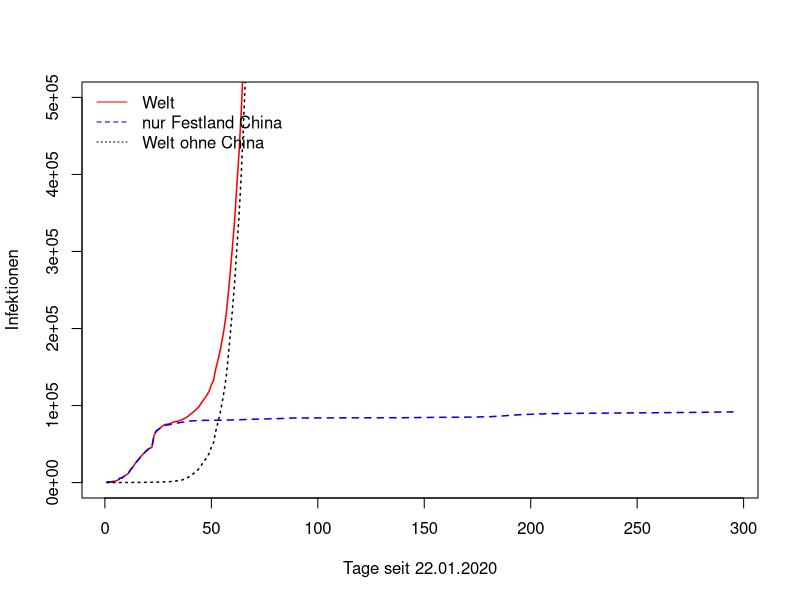
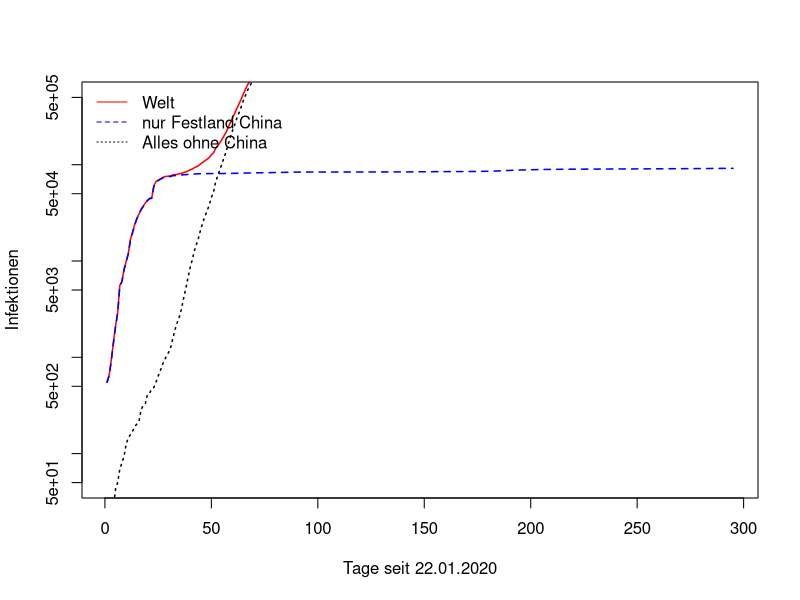
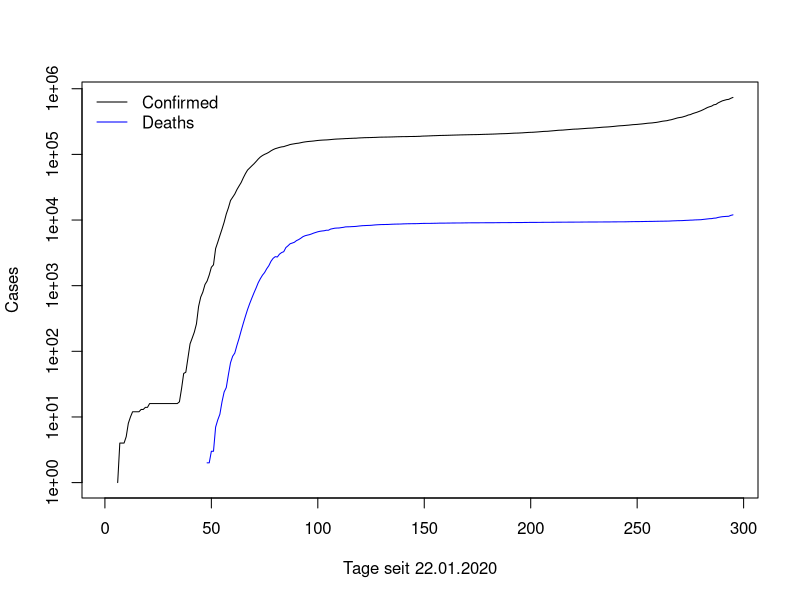
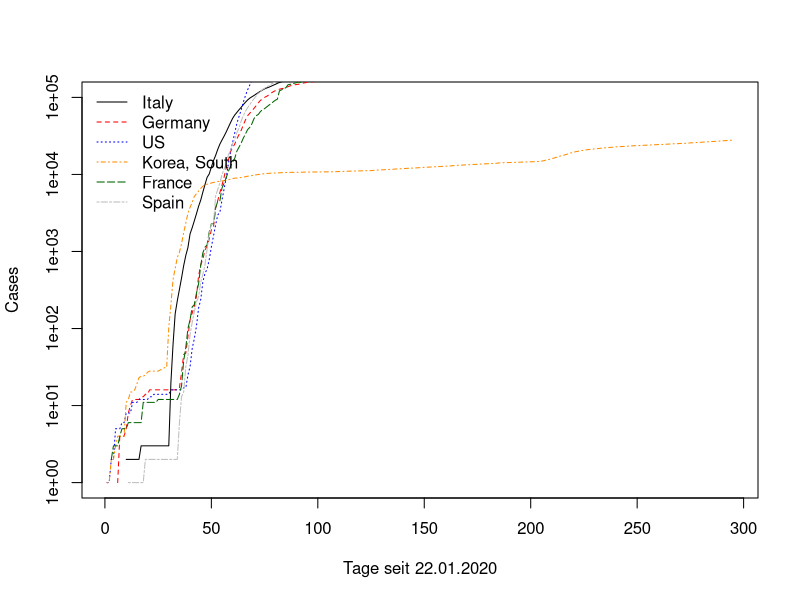
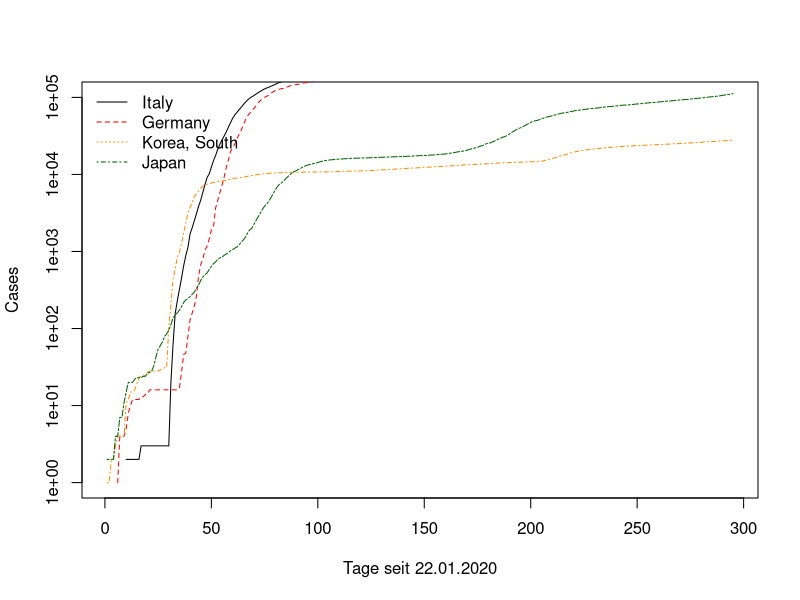
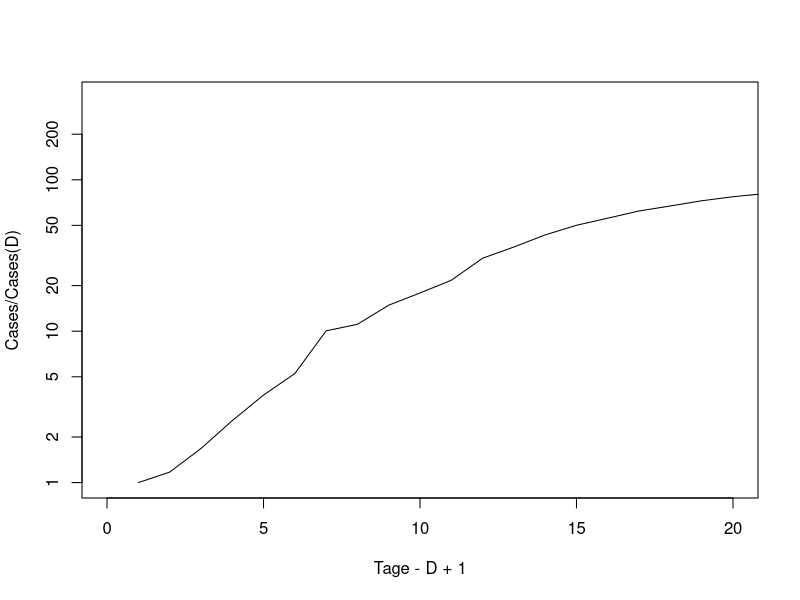

Generate these figures, in order, with R: (Note: this script raises an error after producing the figures.)
## ---- chunk 1
xdata <- read.csv("time_series_covid19_confirmed_global.csv")
xdatad <- read.csv("time_series_covid19_deaths_global.csv")
N <- dim(xdata)[2]
ii <- c(5:N)
x <- c(1:length(ii))

xnames <- colnames(xdata)
lastday<-xnames[length(xnames)]
n<-nchar(lastday)
lastday <- substr(x=lastday, start=2, stop=n)

bonn <- rep(NA, length(ii))
                                        #Quelle https://www.general-anzeiger-bonn.de/region/siebengebirge/koenigswinter/coronavirus-im-rhein-sieg-kreis-zahl-der-bestaetigten-faelle-steigt-auf-24_aid-49519055
## 52 is 20
bonn[c(40:length(ii))] <- c(1, 1, 1, 1, 1, 1, 2, 4, 5, 6, 13, 18, 20, 36, 37, 55, 64, 76, 92, 119, 132, 151, 161, 180, 205, 222)

stripX <- function(x) {
  if(length(x) == 1) {
    return(substr(x=x, start=2, stop=nchar(x)))
  }
  else {
    res <- c()
    for(i in c(1:length(x))) {
      res[i] <- substr(x=x[i], start=2, stop=nchar(x[i]))
    }
    return(res)
  }
}
## ---- chunk 2
plot(y=as.vector(colSums(xdata[, ii])), x=x,
     type='l', ylim=c(0,500000),
     xlab=c("Tage seit 22.01.2020"), ylab="Infektionen", col="red", lwd=1.5)
lines(y=as.vector(colSums(xdata[grepl("China", x=xdata$Country.Region), ii])),
      x=x, col="blue", lty=2, lwd=1.5)
lines(y=as.vector(colSums(xdata[!grepl("China", x=xdata$Country.Region), ii])),
      x=x, col="black", lty=3, lwd=1.5)

legend("topleft",
       legend=c("Welt", "nur Festland China", "Welt ohne China"),
       bty="n",
       lty=c(1,2,3),
       col=c("red", "blue", "black"))
## ---- chunk 3
plot(y=as.vector(colSums(xdata[, ii])), x=x,
     log="y", type='l', ylim=c(50,500000),
     xlab=c("Tage seit 22.01.2020"), ylab="Infektionen", col="red", lwd=1.5)
lines(y=as.vector(colSums(xdata[grepl("China", x=xdata$Country.Region), ii])),
      x=x, col="blue", lty=2, lwd=1.5)
lines(y=as.vector(colSums(xdata[!grepl("China", x=xdata$Country.Region), ii])),
      x=x, col="black", lty=3, lwd=1.5)

legend("topleft",
       legend=c("Welt", "nur Festland China", "Alles ohne China"),
       bty="n",
       lty=c(1,2,3),
       col=c("red", "blue", "black"))
## ---- chunk 4
plot(y=as.vector(xdata[xdata$Country.Region=="Germany",])[ii], x=x, log="y", type='l',
     xlab=c("Tage seit 22.01.2020"), ylab="Cases")
lines(y=as.vector(xdatad[xdata$Country.Region=="Germany",])[ii], x=x, col="blue")
legend("topleft",
       legend=c("Confirmed", "Deaths"),
       bty="n",
       col=c("black", "blue"),
       lty=c(1,1, 1))
## ---- chunk 5
plot(y=as.vector(xdata[xdata$Country.Region=="Italy",])[ii], x=x,
     log="y", type='l', ylim=c(1,100000),
     xlab=c("Tage seit 22.01.2020"), ylab="Cases")
lines(y=as.vector(xdata[xdata$Country.Region=="Germany",])[ii], x=x, col="red", lty=2)
lines(y=as.vector(colSums(xdata[grepl("US", x=xdata$Country.Region),ii])), x=x, col="blue", lty=3)
lines(y=as.vector(xdata[xdata$Country.Region=="Korea, South",])[ii], x=x, col="darkorange", lty=4)
lines(y=as.vector(colSums(xdata[xdata$Country.Region=="France",ii])), x=x, col="darkgreen", lty=5)
lines(y=as.vector(xdata[xdata$Country.Region=="Spain",])[ii], x=x, col="grey", lty=6)
legend("topleft",
       legend=c("Italy", "Germany", "US", "Korea, South", "France", "Spain"),
       bty="n",
       col=c("black","red", "blue", "darkorange", "darkgreen", "grey"),
       lty=c(1:6))
## ---- chunk 6
plot(y=as.vector(xdata[xdata$Country.Region=="Italy",])[ii], x=x,
     log="y", type='l', ylim=c(1,100000),
     xlab=c("Tage seit 22.01.2020"), ylab="Cases")
lines(y=as.vector(xdata[xdata$Country.Region=="Germany",])[ii], x=x, col="red", lty=2)
lines(y=as.vector(xdata[xdata$Country.Region=="Korea, South",])[ii], x=x, col="darkorange", lty=4)
lines(y=as.vector(xdata[xdata$Country.Region=="Japan",])[ii], x=x, col="darkgreen", lty=6)
legend("topleft",
       legend=c("Italy", "Germany", "Korea, South", "Japan"),
       bty="n",
       col=c("black", "red", "darkorange", "darkgreen"),
       lty=c(1:6))
## ---- chunk 7
plot(y=as.vector(colSums(xdata[grepl("China", x=xdata$Country.Region),ii]))/sum(xdata[grepl("China", x=xdata$Country.Region),ii[1]]), x=x,
     log="y", type='l', ylim=c(1,350), xlim=c(0,20),
     xlab=c("Tage - D + 1"), ylab="Cases/Cases(D)")
lines(y=as.vector(xdata[xdata$Country.Region=="Germany",ii])/xdata[xdata$Country.Region=="Germany",ii[34]], x=x-33, col="red", lty=2)
lines(y=as.vector(xdata[xdata$Country.Region=="Italy",ii])/xdata[xdata$Country.Region=="Italy",ii[33]], x=x-32, col="blue", lty=3)
lines(y=as.vector(xdata[xdata$Country.Region=="Japan",ii])/xdata[xdata$Country.Region=="Japan",ii[25]], x=x-24, col="darkgreen", lty=6)
legend("topleft",
       legend=c("Festland China (D bei Tag 1)", "Germany (D bei Tag 34)", "Italy (D bei Tag 33)", "Japan (D bei Tag 25)"),
       bty="n",
       col=c("black", "red", "blue", "darkgreen"),
       lty=c(1,2,3,6))
## ---- chunk 8
plot(y=as.vector(xdata[xdata$Country.Region=="United Kingdom" & xdata$Province.State=="",])[ii], x=x,
     log="y", type='l', ylim=c(1,100000), xlim=c(34,N-4),
     xlab=c("Tage seit 22.01.2020"), ylab="Cases")
lines(y=as.vector(xdata[xdata$Country.Region=="Germany",])[ii], x=x, col="red", lty=2)
lines(y=as.vector(colSums(xdata[grepl("US", x=xdata$Country.Region),ii])), x=x, col="blue", lty=3)
lines(y=as.vector(colSums(xdata[xdata$Country.Region=="France",ii])), x=x, col="darkgreen", lty=5)
lines(y=as.vector(xdata[xdata$Country.Region=="Spain",])[ii], x=x, col="grey", lty=6)
legend("topleft",
       legend=c("UK", "Germany", "US", "France", "Spain"),
       bty="n",
       col=c("black","red", "blue", "darkgreen", "grey"),
       lty=c(1:6))
## ---- chunk 9
plot(y=as.vector(xdatad[xdatad$Country.Region=="Italy",])[ii], x=x,
     log="y", type='l', ylim=c(1,5000), xlim=c(25,N-5),
     xlab=c("Tage seit 22.01.2020"), ylab="Deaths")
lines(y=as.vector(xdatad[xdatad$Country.Region=="Germany",])[ii], x=x, col="red", lty=2)
lines(y=as.vector(colSums(xdatad[xdatad$Country.Region=="US",ii])), x=x, col="blue", lty=3)
lines(y=as.vector(xdatad[xdatad$Country.Region=="Korea, South",])[ii], x=x, col="darkorange", lty=4)
lines(y=as.vector(colSums(xdatad[xdatad$Country.Region=="France",ii])), x=x, col="darkgreen", lty=5)
lines(y=as.vector(xdatad[xdata$Country.Region=="Spain",])[ii], x=x, col="grey", lty=6)
legend("topleft",
       legend=c("Italy", "Germany", "US", "Korea, South", "France", "Spain"),
       bty="n",
       col=c("black","red", "blue", "darkorange", "darkgreen", "grey"),
       lty=c(1:5))
## ---- chunk 10
plot(y=as.vector(xdatad[xdatad$Country.Region=="Italy",])[ii], x=x,
     log="y", type='l', ylim=c(1,5000),  xlim=c(25,N-5),
     xlab=c("Tage seit 22.01.2020"), ylab="Deaths")
lines(y=as.vector(xdatad[xdatad$Country.Region=="Germany",])[ii], x=x, col="red", lty=2)
lines(y=as.vector(xdatad[xdatad$Country.Region=="Korea, South",])[ii], x=x, col="darkorange", lty=4)
lines(y=as.vector(xdatad[xdatad$Country.Region=="Japan",])[ii], x=x, col="darkgreen", lty=6)
legend("topleft",
       legend=c("Italy", "Germany", "Korea, South", "Japan"),
       bty="n",
       col=c("black", "red", "darkorange", "darkgreen"),
       lty=c(1:6))
## ---- chunk 11
jj <- ii[c(34:length(ii))]
cdata <- as.vector(xdata[xdata$Country.Region=="Germany",jj])
plot(y=cdata, x=x[jj-4],
     log="y", type='l', ylim=c(1,100000),
     xlab=c("d"), ylab="C")
##lines(y=bonn[jj], x=x[jj])
lcdata <- log(unlist(cdata))
names(lcdata) <- NULL
y <- x[jj-4]
fit <- lm(lcdata ~ y + 1)
lines(x=x[jj-4], y=exp(fit$coefficients[1])* exp(fit$coefficients[2]*(x[jj-4])),
      col="red")
daystomillion <- round(log(10^6/exp(fit$coefficients[1]))/fit$coefficients[2])

kk <- ii[c(45:length(ii))]
cdata2 <- as.vector(xdata[xdata$Country.Region=="Germany",kk])
lcdata2 <- log(unlist(cdata2))
names(lcdata2) <- NULL
y <- x[kk-4]
fit2 <- lm(lcdata2 ~ y + 1)
lines(x=x[kk-4], y=exp(fit2$coefficients[1])* exp(fit2$coefficients[2]*(x[kk-4])),
      col="blue", lwd=2)
daystomillion2 <- round(log(10^6/exp(fit2$coefficients[1]))/fit2$coefficients[2])


legend("topleft",
       legend=c("Daten Deutschland", "Fit", "Fit2"),
       bty="n", col=c("black", "red", "blue"), lty=1)

## ---- chunk 12
cdata <- as.vector(xdata[xdata$Country.Region=="Germany",jj]) +
  as.vector(xdata[xdata$Country.Region=="Spain",jj]) +
  as.vector(colSums(xdata[grepl("France", xdata$Country.Region),jj])) +
  as.vector(colSums(xdata[grepl("US", xdata$Country.Region),jj]))

cdata <- as.vector(unlist(cdata))/4
lcdata <- log(cdata)

plot(y=cdata, x=x[jj-4],
     log="y", type='l', ylim=c(1,100000),
     xlab=c("d"), ylab="C")
##lines(y=bonn[jj], x=x[jj])

names(lcdata) <- NULL
y <- x[jj-4]
fit <- lm(lcdata ~ y + 1)
lines(x=x[jj-4], y=exp(fit$coefficients[1])* exp(fit$coefficients[2]*(x[jj-4])),
      col="red")
legend("topleft",
       legend=c("Daten (D+F+S+US)/4", "Fit"),
       bty="n", col=c("black", "red"), lty=1)
## ---- chunk 13
kk <- ii[c(34:length(ii))]-4
gdata <- as.vector(unlist(xdata[xdata$Country.Region=="Germany",ii]))
idata <- as.vector(unlist(xdata[xdata$Country.Region=="Italy",ii]))
kable(data.frame(stripX(colnames(xdata)[ii])[kk], idata[kk], gdata[kk], bonn[kk]),
      col.names=c("Datum", "Italien", "Deutschland", "Bonn"))
## ---- chunk 14
plot(y=gdata[kk], x=x[kk],
     log="y", type='l', ylim=c(1,50000),
     xlab=c("d"), ylab="Cases")
lines(x=x[kk], y=bonn[kk], col="red")
legend("topleft",
       legend=c("Deutschland", "Bonn"),
       bty="n", lty=c(1,1), col=c("black", "red"))
